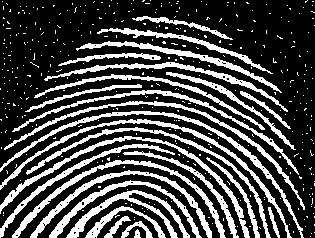
#> input picture Experiment_6/Noisy_Fingerprint.tif, 315 x 238 px
$ jupyter execute '(b)_Opening_and_Closing.ipynb'
#> lines starting #> are read from the running program, lines starting #| are printed output that depends on the picture; after the words box and inside, x2 and y2 are one past the last pixel; in counts of white or black regions, pixels touching at a corner belong together
[cell 1]
import matplotlib.pyplot as plt
import numpy as np
import cv2

# Function of Erosion Operation

[cell 2]
def erosion(image, struct_element):
    eroted_image = image.copy()
    height, width = image.shape
    struct_element = np.array(struct_element) * 255
    offset = struct_element.shape[0] // 2

    for r in range(height):
        for c in range(width):
            fit = True
            for x in range(-offset, offset+1):
                for y in range(-offset, offset+1):
                    sr = x+offset
                    sc = y+offset
                    if(r+x >= 0 and r+x < height and c+y >= 0 and c+y < width):
                        if(struct_element[sr,sc] and image[r+x, c+y] != struct_element[sr,sc]):
                            fit  = False
                    elif(struct_element[sr,sc]):
                        fit = False

            eroted_image[r,c] = 255 if fit else 0


    return np.uint8(eroted_image)

# Function for Dilation

[cell 3]
def dilation(image,struct_element):
    dilated_image = image.copy()
    height, width = image.shape
    struct_element = np.array(struct_element) * 255
    offset = struct_element.shape[0] // 2

    for r in range(height):
        for c in range(width):
            hit = False
            for x in range(-offset, offset+1):
                for y in range(-offset, offset+1):
                    sr = x+offset
                    sc = y+offset
                    if (r+x >= 0 and r+x < height and c+y>=0 and c+y < width):
                        if(image[r+x, c+y] and struct_element[sr,sc] == struct_element[sr,sc]):
                            hit = True
            dilated_image[r,c] = 255 if hit else 0

    return np.uint8(dilated_image)

# Create Structuring Element

[cell 4]
struct_element_size = 3
struct_element = [[1,1,1],
                  [1,1,1],
                  [1,1,1]]

# Load Image

[cell 5]
image = cv2.imread('Noisy_Fingerprint.tif',cv2.IMREAD_GRAYSCALE)
#> image: shape (238, 315); 28.5% white; 414 white regions (387 under 20 px), largest, box (x1, y1, x2, y2) and area: (0, 111, 304, 238) 1388, (0, 136, 250, 238) 1372, (0, 119, 292, 238) 1337
image = cv2.resize(image, (512,512))
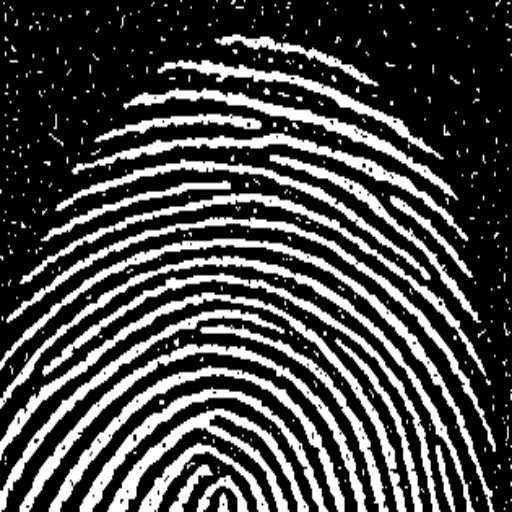
#> image: shape (512, 512); min 0, max 255, mean 72.8

eroted_image = erosion(image, struct_element)
#> after the loop in erosion, `for r in range(height):`:
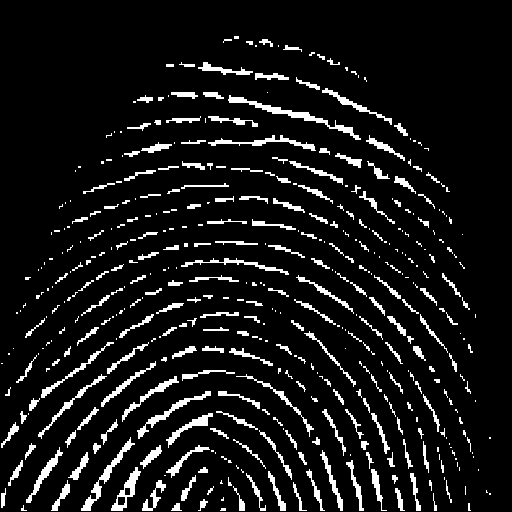
#> eroted_image: shape (512, 512); 8.7% white; 455 white regions (226 under 20 px), largest, box (x1, y1, x2, y2) and area: (228, 95, 361, 140) 726, (81, 437, 135, 511) 528, (137, 391, 211, 439) 440
dilated_image = dilation(image, struct_element)
#> after the loop in dilation, `for r in range(height):`:
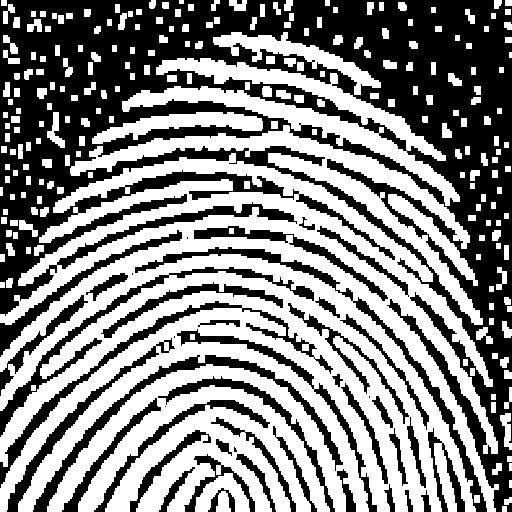
#> dilated_image: shape (512, 512); 52.3% white; 46 black regions (6 under 20 px), largest, box (x1, y1, x2, y2) and area: (0, 0, 512, 512) 87382, (33, 355, 343, 512) 3420, (135, 247, 487, 512) 3400

plt.Figure(figsize=(14,10))

plt.subplot(1,3,1)
plt.imshow(image, cmap='gray')
plt.title('Original Image')

plt.subplot(1,3,2)
plt.imshow(eroted_image, cmap='gray')
plt.title('Image After Erosion')

plt.subplot(1,3,3)
plt.imshow(dilated_image, cmap='gray')
plt.title('Image After Dilation')

plt.show()
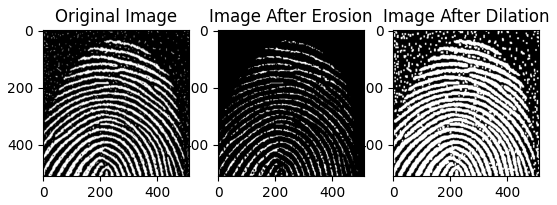
#> figure drawn by matplotlib, 3 panels

# Perform Opening and Closing Operation

[cell 6]
opening_image = dilation(erosion(image,struct_element),struct_element)
#> after the loop in dilation (call 2), `for r in range(height):`:
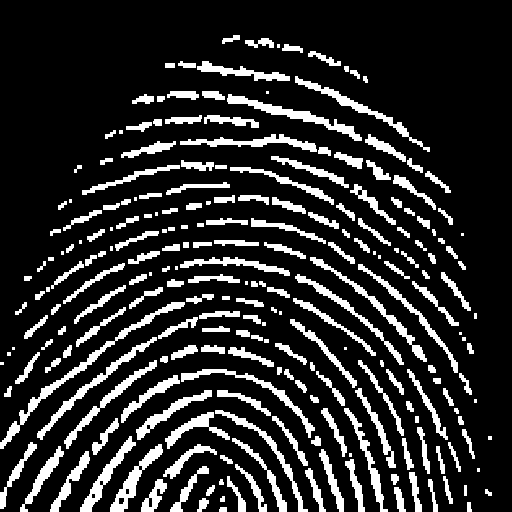
#> dilated_image: shape (512, 512); 17.1% white; 237 white regions (30 under 20 px), largest, box (x1, y1, x2, y2) and area: (0, 302, 185, 449) 1482, (227, 94, 362, 141) 1100, (37, 337, 157, 440) 977
closing_image = erosion(dilation(image,struct_element),struct_element)
#> after the loop in erosion (call 3), `for r in range(height):`:
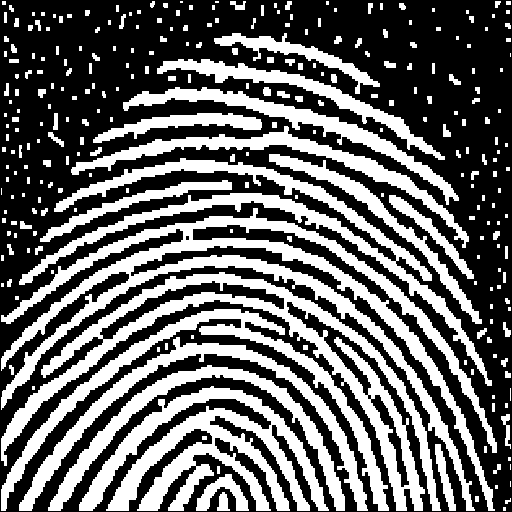
#> eroted_image: shape (512, 512); 40% white; 282 white regions (127 under 20 px), largest, box (x1, y1, x2, y2) and area: (1, 208, 497, 511) 19556, (1, 272, 441, 511) 13924, (79, 386, 329, 511) 12535

plt.Figure(figsize=(14,10))

plt.subplot(1,3,1)
plt.imshow(image, cmap='gray')
plt.title('Original Image')

plt.subplot(1,3,2)
plt.imshow(opening_image, cmap='gray')
plt.title('Opening Operation')

plt.subplot(1,3,3)
plt.imshow(closing_image, cmap='gray')
plt.title('Closing Operation')

plt.show()

$ run again, with Experiment_6/region_filling.tif copied over Experiment_6/Noisy_Fingerprint.tif
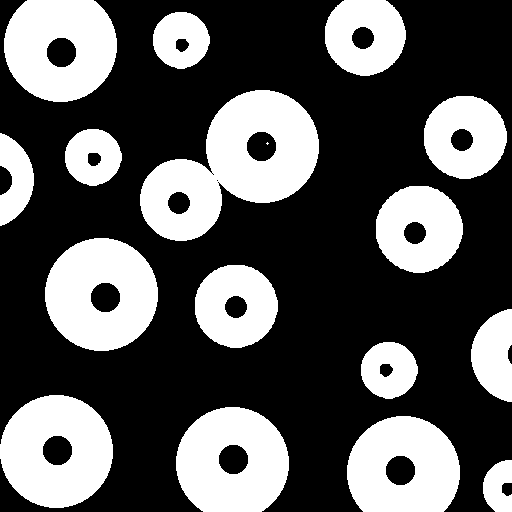
#> input picture Experiment_6/region_filling.tif, 512 x 512 px
#> image: shape (512, 512); 35.3% white; 17 white regions (1 under 20 px), largest, box (x1, y1, x2, y2) and area: (140, 90, 319, 241) 14240, (45, 238, 158, 351) 9332, (0, 395, 113, 508) 9332
#> after the loop in dilation (call 2), `for r in range(height):`:
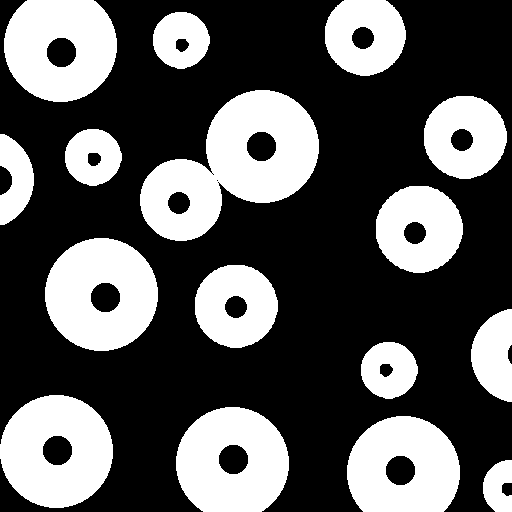
#> dilated_image: shape (512, 512); 35.3% white; 16 white regions, largest, box (x1, y1, x2, y2) and area: (140, 90, 319, 241) 14240, (45, 238, 158, 351) 9332, (0, 395, 113, 508) 9332
#> after the loop in erosion (call 3), `for r in range(height):`:
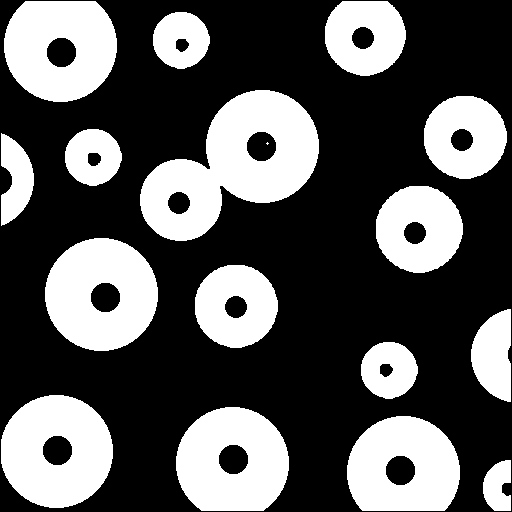
#> eroted_image: shape (512, 512); 35.1% white; 17 white regions (1 under 20 px), largest, box (x1, y1, x2, y2) and area: (140, 90, 319, 241) 14259, (45, 238, 158, 351) 9332, (1, 395, 113, 508) 9317
